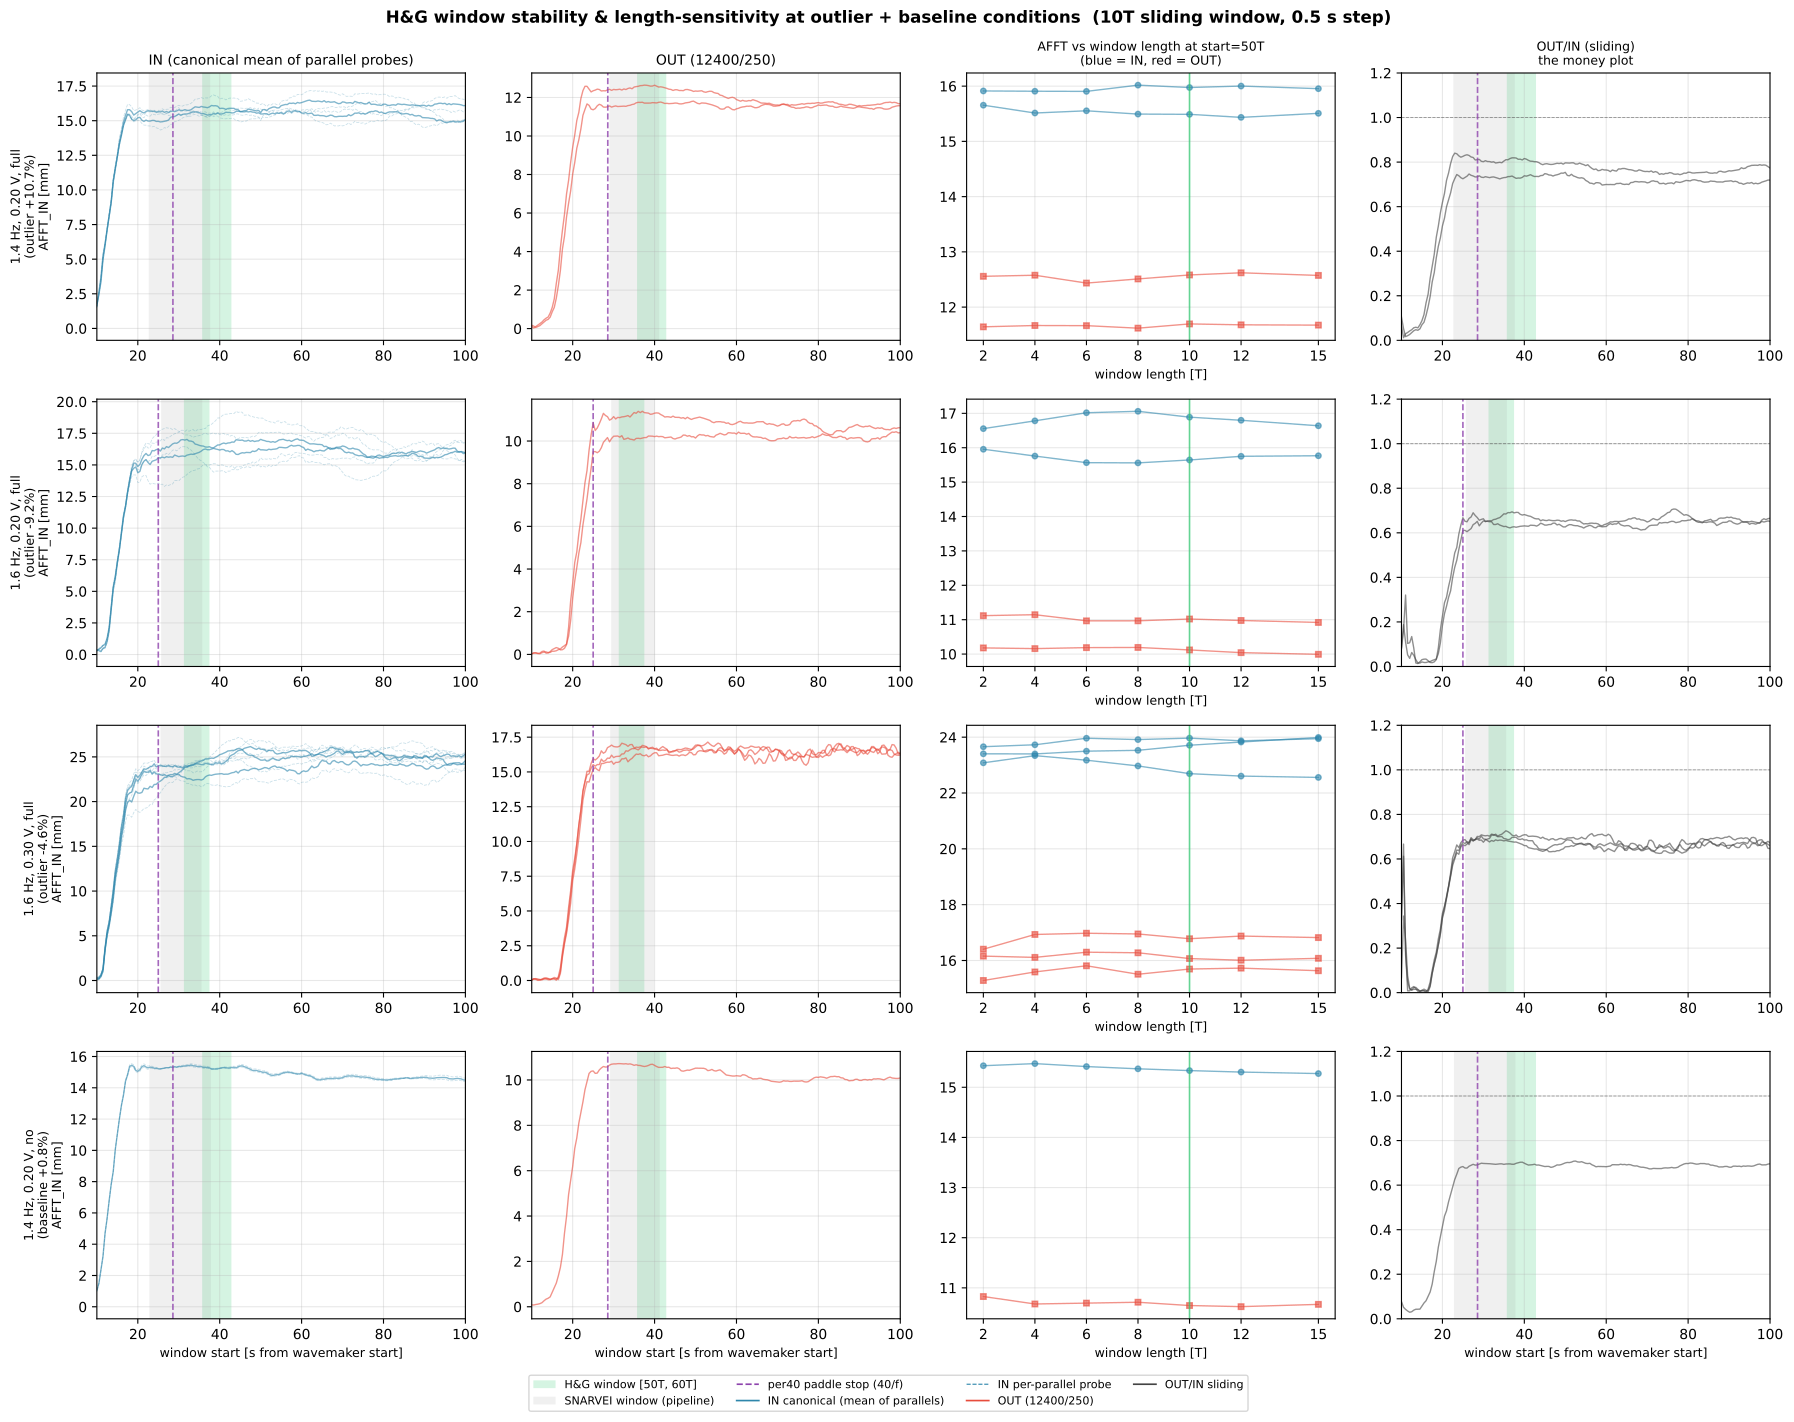

This figure's Python source:
"""
H&G window stability & length-sensitivity — per240 thesis conditions
=====================================================================

Focused diagnostic in support of the H&G column rollout in processor.py.
Before we commit to [50T, 60T] as the thesis standard window, this
script answers two questions on one 4x4 figure:

  (A) Does H&G [50T, 60T] sit on a flat AFFT plateau at the three
      fullwind outlier conditions from `per40_vs_per240_outin.pdf`
      (where |Δ OUT/IN| between SNARVEI and H&G was 7-11 %)?
      If yes → H&G is the honest number and the 10 % disagreement is
               real time-varying A_in (wind enhancement).
      If no  → H&G itself needs shifting before we enshrine it.

  (B) How sensitive is AFFT to window length at fixed start=50T? If a
      line plotted against window length L ∈ {2T, 4T, 6T, 8T, 10T,
      12T, 15T} is flat, H&G is stable and we could defensibly use
      shorter windows. If it has a kink at L=10T (the no-leakage
      length), 10T really is special.

Four conditions, one row each:
  Row 1 — 1.4 Hz, 0.2 V, full wind  (outlier: Δ OUT/IN = +10.7 %)
  Row 2 — 1.6 Hz, 0.2 V, full wind  (outlier: Δ OUT/IN = −9.2 %)
  Row 3 — 1.6 Hz, 0.3 V, full wind  (outlier: Δ OUT/IN = −4.6 %)
  Row 4 — 1.4 Hz, 0.2 V, no   wind  (baseline: agreement = +0.8 %)

Four columns:
  Col 1 — sliding AFFT at IN (canonical = mean of 9373/170 + 9373/340)
          with 10T window, stepped 0.5 s, 10-100 s window-start range.
  Col 2 — sliding AFFT at OUT (12400/250), same sweep.
  Col 3 — AFFT vs window length L at fixed start=50T, both probes.
  Col 4 — sliding OUT/IN derived from cols 1 and 2 — the money plot.

Overlays on cols 1, 2, 4:
  * green shaded band = H&G window [50T, 60T]
  * grey  shaded band = SNARVEI window (from pipeline meta per probe)
  * red   dashed line = per40 paddle-stop time (40/f), shows how much
    of H&G's region is structurally unavailable to per40 runs

This script uses per240 runs only (per40 signal does not extend past
~30 s at thesis frequencies). Same cond4 lowrange datasets as the
earlier scripts.

Run from repo root:
    /opt/anaconda3/envs/draumkvedet/bin/python analysis_scratch/hg_window_stability.py

Outputs (scratch only — diagnostic, not thesis-bound):
    analysis_scratch/hg_window_stability.pdf
    analysis_scratch/hg_window_stability_summary.csv
    analysis_scratch/hg_window_stability_findings.md
"""

import os
import sys
import warnings
from pathlib import Path

warnings.filterwarnings("ignore")

import numpy as np
import pandas as pd
import matplotlib

matplotlib.use("Agg")
import matplotlib.pyplot as plt

BASE = Path(__file__).resolve().parent.parent
sys.path.insert(0, str(BASE))
os.chdir(BASE)

from wavescripts.improved_data_loader import load_analysis_data, load_processed_dfs

# ── Config ────────────────────────────────────────────────────────────────────
FS             = 250.0
FFT_BAND_HZ    = 0.05

HG_START_N_T   = 50
HG_END_N_T     = 60
HG_WINDOW_N_T  = HG_END_N_T - HG_START_N_T   # 10T

SLIDING_STEP_S = 0.5
SLIDING_T_LO   = 10.0
SLIDING_T_HI   = 100.0

LENGTH_CHOICES_T = [2, 4, 6, 8, 10, 12, 15]   # window lengths at fixed start=50T
PER40_PERIODS    = 40                         # for paddle-stop overlay

# Probes
IN_PROBES = ["9373/170", "9373/340"]   # canonical IN mean
OUT_PROBE = "12400/250"

# Conditions (freq_hz, amp_V, wind, label_tag)
CONDITIONS = [
    (1.4, 0.2, "full", "outlier +10.7%"),
    (1.6, 0.2, "full", "outlier -9.2%"),
    (1.6, 0.3, "full", "outlier -4.6%"),
    (1.4, 0.2, "no",   "baseline +0.8%"),
]

RESULTS_PROCESSED_DIRS = [
    Path("waveprocessed/PROCESSED-20260326-ProbePos4_31_FPV_2-tett6roof-under9Mooring-height100-lowrange"),
    Path("waveprocessed/PROCESSED-20260327-ProbePos4_31_FPV_2-tett6roof-under9Mooring30-height100-lowrange"),
]
_results_dataset_names = {p.name.removeprefix("PROCESSED-") for p in RESULTS_PROCESSED_DIRS}

SCRATCH_PDF = Path(__file__).parent / "hg_window_stability.pdf"
SCRATCH_CSV = Path(__file__).parent / "hg_window_stability_summary.csv"
SCRATCH_MD  = Path(__file__).parent / "hg_window_stability_findings.md"


# ── Helpers ──────────────────────────────────────────────────────────────────
def fft_amp_at_freq(segment: np.ndarray, target_hz: float,
                    fs: float = FS, band_hz: float = FFT_BAND_HZ) -> float:
    """Peak-bin AFFT (pipeline convention). Lifted from huseby_grue_window.py."""
    N = len(segment)
    if N < 4:
        return np.nan
    seg = np.asarray(segment, dtype=float).copy()
    if np.isnan(seg).any():
        idx  = np.arange(N)
        good = ~np.isnan(seg)
        if good.sum() < N * 0.9:
            return np.nan
        seg = np.interp(idx, idx[good], seg[good])
    freqs  = np.fft.fftfreq(N, d=1.0 / fs)
    pos    = freqs > 0
    pos_f  = freqs[pos]
    mask   = (pos_f >= target_hz - band_hz) & (pos_f <= target_hz + band_hz)
    if not mask.any():
        j = int(np.argmin(np.abs(pos_f - target_hz)))
    else:
        local_idx = int(np.argmin(np.abs(pos_f[mask] - target_hz)))
        j = np.where(mask)[0][local_idx]
    fft_vals = np.fft.fft(seg)
    amps_pos = 2.0 * np.abs(fft_vals[pos]) / N
    return float(amps_pos[j])


def get_eta(df_run: pd.DataFrame, pos: str) -> np.ndarray | None:
    for col in (f"eta_{pos}_interp", f"eta_{pos}"):
        if col in df_run.columns:
            return df_run[col].to_numpy(dtype=float)
    return None


def sliding_afft(signal: np.ndarray, target_hz: float,
                 window_s: float, step_s: float = SLIDING_STEP_S,
                 fs: float = FS):
    """Slide `window_s` across signal. Returns (t_start_s, A_mm)."""
    N_win = int(round(window_s * fs))
    step  = int(round(step_s * fs))
    if N_win >= len(signal):
        return np.array([]), np.array([])
    starts = np.arange(0, len(signal) - N_win + 1, step)
    t_start = starts / fs
    A = np.full(len(starts), np.nan)
    for i, s in enumerate(starts):
        A[i] = fft_amp_at_freq(signal[s:s + N_win], target_hz, fs)
    return t_start, A


def canonical_in_signal(df_run: pd.DataFrame) -> np.ndarray | None:
    """Mean η across the two parallel IN probes at the same longitudinal
    distance. Matches the canonical pipeline IN definition."""
    sigs = []
    for p in IN_PROBES:
        s = get_eta(df_run, p)
        if s is not None:
            sigs.append(s)
    if not sigs:
        return None
    nmin = min(len(s) for s in sigs)
    stack = np.vstack([s[:nmin] for s in sigs])
    return np.nanmean(stack, axis=0)


# ── Load data ────────────────────────────────────────────────────────────────
print("1. Loading meta_results + fft_dict + processed_dfs …")
combined_meta, _, _, _ = load_analysis_data(*RESULTS_PROCESSED_DIRS, load_processed=False)
meta_results = combined_meta[
    combined_meta["path"].apply(lambda p: any(d in str(p) for d in _results_dataset_names))
].copy()
meta_results["Mooring"] = meta_results["Mooring"].replace({
    "below_90_loose230": "below_90_loose",
    "below_90_loose300": "below_90_loose",
})
wave = meta_results[
    meta_results["WaveFrequencyInput [Hz]"].notna()
    & (meta_results["WaveFrequencyInput [Hz]"] > 0)
    & (meta_results["PanelCondition"] == "full")
    & (meta_results["Mooring"] == "below_90_loose")
    & (meta_results["quality_flag"].isin(["ok", "probe_malfunction_secondary"]))
    & (meta_results["WavePeriodInput"].astype(float) >= 50)   # long runs only
].copy()
print(f"   long (per240) thesis-scope runs: {len(wave)}")

print("\n2. Loading processed_dfs (~20 s) …")
processed_dfs = load_processed_dfs(*RESULTS_PROCESSED_DIRS)
print(f"   {len(processed_dfs)} time-series cached")


# ── Pick runs for each condition ─────────────────────────────────────────────
def runs_for(f: float, a: float, w: str) -> pd.DataFrame:
    return wave[
        np.isclose(wave["WaveFrequencyInput [Hz]"], f)
        & np.isclose(wave["WaveAmplitudeInput [Volt]"], a)
        & (wave["WindCondition"] == w)
    ].copy()

condition_runs: dict[tuple, pd.DataFrame] = {}
for f, a, w, tag in CONDITIONS:
    rs = runs_for(f, a, w)
    condition_runs[(f, a, w)] = rs
    print(f"   {f:.1f} Hz / {a:.2f} V / {w:>4}  ({tag}): {len(rs)} runs")


# ── Compute curves + numbers ─────────────────────────────────────────────────
print("\n3. Sliding AFFT + length-sensitivity AFFT per run …")

# Storage:
#   sliding[(f,a,w,path)][probe_name] = (t_start_s, A_mm)
#     probe_name ∈ {"IN", "OUT", "IN_9373_170", "IN_9373_340"}
#   length_scan[(f,a,w,path)][probe_name] = dict(L_T → AFFT_mm)
#   outin_slide[(f,a,w,path)] = (t_start_s, OUT/IN)
sliding: dict[tuple, dict[str, tuple[np.ndarray, np.ndarray]]] = {}
length_scan: dict[tuple, dict[str, dict[int, float]]] = {}
outin_slide: dict[tuple, tuple[np.ndarray, np.ndarray]] = {}

summary_rows = []

for (f, a, w, tag) in CONDITIONS:
    rs = condition_runs[(f, a, w)]
    window_s_10T = HG_WINDOW_N_T / f
    period_samples = int(round(FS / f))

    for _, r in rs.iterrows():
        path = r["path"]
        df_run = processed_dfs.get(path)
        if df_run is None:
            continue
        sig_in  = canonical_in_signal(df_run)
        sig_out = get_eta(df_run, OUT_PROBE)
        if sig_in is None or sig_out is None:
            continue

        # Sliding AFFT at 10T window
        ts_in,  A_in  = sliding_afft(sig_in,  f, window_s_10T)
        ts_out, A_out = sliding_afft(sig_out, f, window_s_10T)
        sliding[(f, a, w, path)] = {"IN": (ts_in, A_in), "OUT": (ts_out, A_out)}

        # Per-parallel-probe sliding too (cols 1 optional overlay if useful)
        for pprobe in IN_PROBES:
            s = get_eta(df_run, pprobe)
            if s is None:
                continue
            t_p, A_p = sliding_afft(s, f, window_s_10T)
            sliding[(f, a, w, path)][f"IN_{pprobe.replace('/', '_')}"] = (t_p, A_p)

        # Sliding OUT/IN (align times — both should step identically)
        if len(ts_in) == len(ts_out):
            outin_slide[(f, a, w, path)] = (ts_in, A_out / A_in)

        # Length-sensitivity: fixed start=50T, varying length
        length_scan[(f, a, w, path)] = {"IN": {}, "OUT": {}}
        start_sample = HG_START_N_T * period_samples
        for L_T in LENGTH_CHOICES_T:
            n_samples = L_T * period_samples
            end_sample = start_sample + n_samples
            if end_sample > len(sig_in) or end_sample > len(sig_out):
                length_scan[(f, a, w, path)]["IN"][L_T]  = np.nan
                length_scan[(f, a, w, path)]["OUT"][L_T] = np.nan
                continue
            length_scan[(f, a, w, path)]["IN"][L_T]  = fft_amp_at_freq(sig_in[start_sample:end_sample], f)
            length_scan[(f, a, w, path)]["OUT"][L_T] = fft_amp_at_freq(sig_out[start_sample:end_sample], f)

        # Plateau-in-HG check: median & std of sliding AFFT WITHIN [50T, 60T − 10T]
        # Actually H&G is just one window at start=50T. But we want to check
        # stability of the sliding curve in a small neighbourhood of that start.
        # Use the window starts inside [50T − 5T, 50T + 5T] = ±5T around HG start.
        hg_start_s = HG_START_N_T / f
        n_peri = 5.0 / f       # ±5T in seconds
        mask_in  = (ts_in  >= hg_start_s - n_peri) & (ts_in  <= hg_start_s + n_peri)
        mask_out = (ts_out >= hg_start_s - n_peri) & (ts_out <= hg_start_s + n_peri)
        in_med  = float(np.nanmedian(A_in [mask_in]))  if mask_in.any()  else np.nan
        in_std  = float(np.nanstd(A_in [mask_in]))     if mask_in.any()  else np.nan
        out_med = float(np.nanmedian(A_out[mask_out])) if mask_out.any() else np.nan
        out_std = float(np.nanstd(A_out[mask_out]))    if mask_out.any() else np.nan

        # AFFT at exactly HG start=50T, length=10T
        i0 = HG_START_N_T * period_samples
        i1 = HG_END_N_T   * period_samples
        a_in_hg  = fft_amp_at_freq(sig_in [i0:i1], f) if i1 <= len(sig_in)  else np.nan
        a_out_hg = fft_amp_at_freq(sig_out[i0:i1], f) if i1 <= len(sig_out) else np.nan

        summary_rows.append({
            "path":  path,
            "freq_hz":     f,
            "amp_V":       a,
            "wind":        w,
            "tag":         tag,
            "HG_AFFT_IN":  a_in_hg,
            "HG_AFFT_OUT": a_out_hg,
            "HG_OUT_IN":   a_out_hg / a_in_hg if (a_in_hg and a_in_hg > 0) else np.nan,
            "IN_plateau_med_pm5T":  in_med,
            "IN_plateau_std_pm5T":  in_std,
            "IN_plateau_cv_pm5T":   in_std / in_med if (in_med and in_med > 0) else np.nan,
            "OUT_plateau_med_pm5T": out_med,
            "OUT_plateau_std_pm5T": out_std,
            "OUT_plateau_cv_pm5T":  out_std / out_med if (out_med and out_med > 0) else np.nan,
        })

summary = pd.DataFrame(summary_rows)
summary.to_csv(SCRATCH_CSV, index=False)
print(f"   summary → {SCRATCH_CSV.relative_to(BASE)}")
print("\n4. Plateau stability (CV = std/median of 10T sliding AFFT within "
      "±5T of HG start):")
print(summary.groupby(["freq_hz", "amp_V", "wind"])[
    ["IN_plateau_cv_pm5T", "OUT_plateau_cv_pm5T"]
].median().round(4).to_string())


# ── Plot: 4 rows (conditions) × 4 cols ───────────────────────────────────────
print("\n5. Plotting …")
fig, axes = plt.subplots(4, 4, figsize=(18, 14), dpi=120)

COL_IN    = "#2E86AB"   # blue — IN amplitude
COL_OUT   = "#E74C3C"   # red  — OUT amplitude
COL_RATIO = "#444444"   # dark grey — OUT/IN
COL_HG    = "#2ECC71"   # green — H&G band
COL_SNARV = "#999999"   # grey — SNARVEI band
COL_PSTOP = "#8E44AD"   # purple — per40 paddle stop

for row_idx, (f, a, w, tag) in enumerate(CONDITIONS):
    rs = condition_runs[(f, a, w)]
    if rs.empty:
        for col_idx in range(4):
            ax = axes[row_idx, col_idx]
            ax.text(0.5, 0.5, "no runs", ha="center", va="center",
                    transform=ax.transAxes, color="gray")
            ax.set_xticks([]); ax.set_yticks([])
        continue

    hg_start_s = HG_START_N_T / f
    hg_end_s   = HG_END_N_T   / f
    per40_stop = PER40_PERIODS / f

    # SNARVEI window from meta (per-probe) — use median across the runs in
    # this condition so we draw one band per panel; any per-run variation
    # should be small.
    def _snarvei_band(pos_col_prefix: str) -> tuple[float, float] | None:
        st = rs[f"Computed Probe {pos_col_prefix} start"].dropna()
        et = rs[f"Computed Probe {pos_col_prefix} end"].dropna()
        if st.empty or et.empty:
            return None
        return (float(st.median()) / FS, float(et.median()) / FS)

    sn_in  = _snarvei_band(IN_PROBES[0])    # 9373/170 — primary IN
    sn_out = _snarvei_band(OUT_PROBE)

    # ─ Col 1: sliding AFFT at IN ─
    ax = axes[row_idx, 0]
    for _, r in rs.iterrows():
        path = r["path"]
        if (f, a, w, path) not in sliding:
            continue
        ts, A = sliding[(f, a, w, path)]["IN"]
        ax.plot(ts, A, color=COL_IN, lw=1.0, alpha=0.6)
        # Also plot per-parallel-probe faintly
        for pp in IN_PROBES:
            key = f"IN_{pp.replace('/', '_')}"
            if key in sliding[(f, a, w, path)]:
                t_p, A_p = sliding[(f, a, w, path)][key]
                ax.plot(t_p, A_p, color=COL_IN, lw=0.6, alpha=0.25, ls="--")
    ax.axvspan(hg_start_s, hg_end_s, color=COL_HG, alpha=0.20, lw=0)
    if sn_in is not None:
        ax.axvspan(sn_in[0], sn_in[1], color=COL_SNARV, alpha=0.15, lw=0)
    ax.axvline(per40_stop, color=COL_PSTOP, ls="--", lw=1.2, alpha=0.8)
    ax.set_xlim(SLIDING_T_LO, SLIDING_T_HI)
    ax.grid(True, alpha=0.3)
    if row_idx == 3:
        ax.set_xlabel("window start [s from wavemaker start]", fontsize=9)
    ax.set_ylabel(f"{f:.1f} Hz, {a:.2f} V, {w}\n({tag})\nAFFT_IN [mm]", fontsize=9)
    if row_idx == 0:
        ax.set_title("IN (canonical mean of parallel probes)", fontsize=10)

    # ─ Col 2: sliding AFFT at OUT ─
    ax = axes[row_idx, 1]
    for _, r in rs.iterrows():
        path = r["path"]
        if (f, a, w, path) not in sliding:
            continue
        ts, A = sliding[(f, a, w, path)]["OUT"]
        ax.plot(ts, A, color=COL_OUT, lw=1.0, alpha=0.6)
    ax.axvspan(hg_start_s, hg_end_s, color=COL_HG, alpha=0.20, lw=0)
    if sn_out is not None:
        ax.axvspan(sn_out[0], sn_out[1], color=COL_SNARV, alpha=0.15, lw=0)
    ax.axvline(per40_stop, color=COL_PSTOP, ls="--", lw=1.2, alpha=0.8)
    ax.set_xlim(SLIDING_T_LO, SLIDING_T_HI)
    ax.grid(True, alpha=0.3)
    if row_idx == 3:
        ax.set_xlabel("window start [s from wavemaker start]", fontsize=9)
    if row_idx == 0:
        ax.set_title("OUT (12400/250)", fontsize=10)

    # ─ Col 3: AFFT vs window length at fixed start=50T ─
    ax = axes[row_idx, 2]
    for _, r in rs.iterrows():
        path = r["path"]
        if (f, a, w, path) not in length_scan:
            continue
        L = length_scan[(f, a, w, path)]
        Ls = LENGTH_CHOICES_T
        A_in_vals  = [L["IN"].get(lt, np.nan)  for lt in Ls]
        A_out_vals = [L["OUT"].get(lt, np.nan) for lt in Ls]
        ax.plot(Ls, A_in_vals,  color=COL_IN,  lw=1.0, alpha=0.6, marker="o", ms=4)
        ax.plot(Ls, A_out_vals, color=COL_OUT, lw=1.0, alpha=0.6, marker="s", ms=4)
    # Mark L=10T (H&G choice)
    ax.axvline(HG_WINDOW_N_T, color=COL_HG, ls="-", lw=1.2, alpha=0.7, label="H&G 10T")
    ax.set_xticks(LENGTH_CHOICES_T)
    ax.set_xlabel("window length [T]", fontsize=9)
    ax.grid(True, alpha=0.3)
    if row_idx == 0:
        ax.set_title("AFFT vs window length at start=50T\n"
                     "(blue = IN, red = OUT)", fontsize=9)

    # ─ Col 4: sliding OUT/IN ─
    ax = axes[row_idx, 3]
    for _, r in rs.iterrows():
        path = r["path"]
        if (f, a, w, path) not in outin_slide:
            continue
        ts, R = outin_slide[(f, a, w, path)]
        ax.plot(ts, R, color=COL_RATIO, lw=1.0, alpha=0.6)
    ax.axhline(1.0, color="black", lw=0.6, ls="--", alpha=0.4)
    ax.axvspan(hg_start_s, hg_end_s, color=COL_HG, alpha=0.20, lw=0)
    if sn_in is not None:
        ax.axvspan(sn_in[0], sn_in[1], color=COL_SNARV, alpha=0.15, lw=0)
    ax.axvline(per40_stop, color=COL_PSTOP, ls="--", lw=1.2, alpha=0.8)
    ax.set_xlim(SLIDING_T_LO, SLIDING_T_HI)
    ax.set_ylim(0, 1.2)
    ax.grid(True, alpha=0.3)
    if row_idx == 3:
        ax.set_xlabel("window start [s from wavemaker start]", fontsize=9)
    if row_idx == 0:
        ax.set_title("OUT/IN (sliding)\nthe money plot", fontsize=9)

# Legend on a sneaky axes outside the grid — use axes[0, 0] with proxy artists.
from matplotlib.patches import Patch
from matplotlib.lines import Line2D
legend_handles = [
    Patch(facecolor=COL_HG,     alpha=0.20, label=f"H&G window [{HG_START_N_T}T, {HG_END_N_T}T]"),
    Patch(facecolor=COL_SNARV,  alpha=0.15, label="SNARVEI window (pipeline)"),
    Line2D([], [], color=COL_PSTOP, ls="--", lw=1.2, label=f"per40 paddle stop (40/f)"),
    Line2D([], [], color=COL_IN,  lw=1.2, label="IN canonical (mean of parallels)"),
    Line2D([], [], color=COL_IN,  lw=0.8, ls="--", label="IN per-parallel probe"),
    Line2D([], [], color=COL_OUT, lw=1.2, label="OUT (12400/250)"),
    Line2D([], [], color=COL_RATIO, lw=1.2, label="OUT/IN sliding"),
]
fig.legend(handles=legend_handles, loc="lower center", ncol=4, fontsize=8,
           bbox_to_anchor=(0.5, -0.01), frameon=True)

fig.suptitle(
    "H&G window stability & length-sensitivity at outlier + baseline conditions  "
    f"(10T sliding window, {SLIDING_STEP_S:.1f} s step)",
    fontsize=12, fontweight="bold", y=0.995,
)
fig.subplots_adjust(left=0.06, right=0.99, top=0.95, bottom=0.06, hspace=0.22, wspace=0.18)
fig.savefig(SCRATCH_PDF, bbox_inches="tight")
print(f"   → {SCRATCH_PDF.relative_to(BASE)}")
plt.close(fig)


# ── Findings markdown (descriptive run log only) ─────────────────────────────
print("\n6. Writing findings markdown …")
lines = [
    "# H&G window stability & length-sensitivity — run log",
    "",
    "Generated by `analysis_scratch/hg_window_stability.py`.  ",
    f"Scope: per240 long runs only (`WavePeriodInput >= {HG_START_N_T + HG_END_N_T - HG_WINDOW_N_T}T`), "
    "cond4 below_90_loose, full panel, quality OK.",
    "",
    "## Conditions probed",
    "",
    "| row | freq [Hz] | amp [V] | wind | tag | n_runs |",
    "|-----|-----------|---------|------|-----|--------|",
]
for (f, a, w, tag) in CONDITIONS:
    n = len(condition_runs[(f, a, w)])
    lines.append(f"| {CONDITIONS.index((f,a,w,tag))+1} | {f:.1f} | {a:.2f} | {w} | {tag} | {n} |")
lines += [
    "",
    "## Plateau stability metric",
    "",
    "CV = std/median of the 10T sliding AFFT within ±5T of the H&G "
    f"start (i.e. window-start ∈ [{HG_START_N_T-5}T, {HG_START_N_T+5}T]).  ",
    "Low CV → H&G sits on a stable plateau. High CV → transient, the "
    "10 % disagreement is window-dependent.",
    "",
    "Median CV per (freq, amp, wind) (across runs):",
    "",
    "```",
    summary.groupby(["freq_hz", "amp_V", "wind"])[
        ["IN_plateau_cv_pm5T", "OUT_plateau_cv_pm5T"]
    ].median().round(4).to_string(),
    "```",
    "",
    "## Files",
    "",
    f"  {SCRATCH_PDF.name}    — 4x4 diagnostic figure",
    f"  {SCRATCH_CSV.name}    — per-run plateau stats + HG AFFTs",
    "",
    "Interpretation intentionally omitted — see user eyeball of the PDF "
    "for the verdict on whether H&G is a stable standard.",
]
SCRATCH_MD.write_text("\n".join(lines))
print(f"   → {SCRATCH_MD.relative_to(BASE)}")

print("\nDone.")
